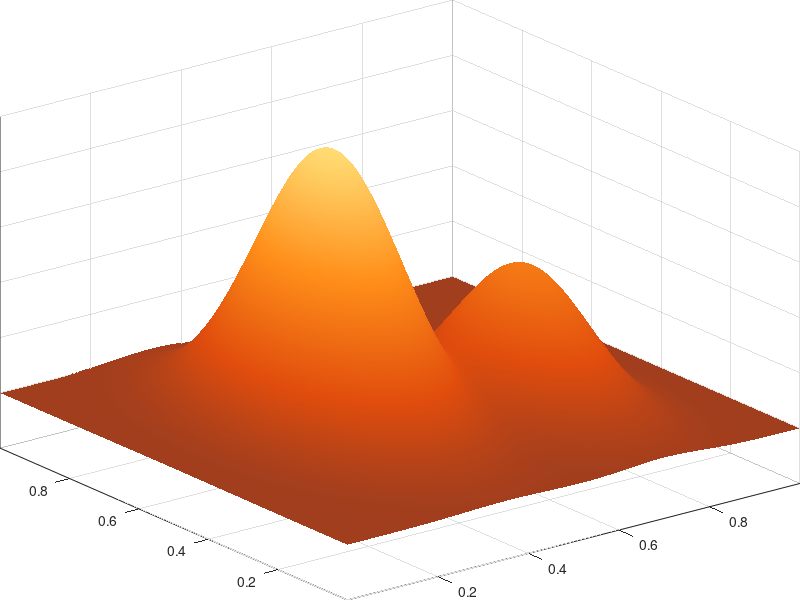

Reproduce this figure in MATLAB. (Note: this script raises an error after producing the figure.)
function make_icon(outFile)
%MAKE_ICON Builds media/icon.png (256x256, transparent corners).
%   Step 1 renders a glossy MATLAB-style surface with MATLAB graphics (an original surface with two peaks,
%   deliberately not the MathWorks membrane logo). Step 2 post-processes it: the surface on a transparent
%   background (no tile, like MATLAB's own logo) and the vinyl record (this extension's symbol) on top. Everything is drawn at 4x and
%   averaged down, for smooth edges. Base MATLAB only.
%   Run from the repository root:  matlab -batch "addpath('scripts/icon'); make_icon('media/icon.png')"
if nargin < 1, outFile = fullfile('media', 'icon.png'); end
S = 1024;                                   % working size (4x the 256 px icon)
[srf, srfA] = renderSurface(900);
img = zeros(S, S, 3); alpha = zeros(S, S); % premultiplied RGB + alpha; no background (transparent)
[img, alpha] = placeLayer(img, alpha, srf, srfA, [470 470], 940, 800);
[img, alpha] = drawVinyl(img, alpha, 790, 790, 190);
[rgb, a] = shrink(img, alpha, 4);
imwrite(rgb, outFile, 'Alpha', a);
fprintf('wrote %s (%dx%d)\n', outFile, size(rgb, 2), size(rgb, 1));
end

% ---- step 1: the surface, with MATLAB graphics ----

function [rgb, a] = renderSurface(px)
% Rendered on black and on white; the difference gives the exact transparency (also of the anti-aliased edge).
[x, y] = meshgrid(linspace(0, 1, 241));
g = @(cx, cy, sx, sy) exp(-((x - cx).^2 / sx + (y - cy).^2 / sy));
z = 1.00 * g(0.36, 0.52, 0.020, 0.060) ...    % the tall peak
  + 0.50 * g(0.70, 0.40, 0.015, 0.050) ...    % a smaller one
  - 0.12 * g(0.55, 0.75, 0.015, 0.050);       % a shallow dip
f = figure('Visible', 'off', 'Units', 'pixels', 'Position', [0 0 px px], 'Color', 'k');
ax = axes(f, 'Position', [0 0 1 1], 'Color', 'none');
s = surf(ax, x, y, z, 'EdgeColor', 'none', 'FaceColor', 'interp', 'FaceLighting', 'gouraud');
colormap(ax, heat(256));
clim(ax, [0 1.0]);
axis(ax, 'off');
set(ax, 'DataAspectRatio', [1 1 0.85]);
view(ax, -32, 26);
material(s, [0.45 0.75 0.9 12 0.6]);         % ambient, diffuse, specular, exponent, specular colour: glossy
light(ax, 'Position', [-1.0 0.6 1.4], 'Color', [1.00 0.88 0.75]);   % warm key light, upper left
light(ax, 'Position', [ 1.2 -1.0 0.25], 'Color', [0.25 0.45 1.00]); % blue rim light, low right
onBlack = shot(ax, [0 0 0]);
onWhite = shot(ax, [1 1 1]);
close(f);
a = 1 - mean(onWhite - onBlack, 3);
a = min(max(a, 0), 1);
rgb = onBlack;                              % on black, colour x alpha = premultiplied colour
end

function im = shot(ax, bg)
file = [tempname '.png'];
exportgraphics(ax, file, 'Resolution', 150, 'BackgroundColor', bg);
im = im2double(imread(file));
delete(file);
end

function m = heat(n)
% dark red -> red-orange -> orange -> warm yellow
% the flat sheet blue-grey (like MATLAB's plots), the peaks red-orange -> warm yellow
stops = [0.00 0.36 0.50 0.70
         0.06 0.62 0.24 0.12
         0.30 0.88 0.30 0.05
         0.65 1.00 0.56 0.10
         1.00 1.00 0.86 0.45];
t = linspace(0, 1, n)';
m = [interp1(stops(:,1), stops(:,2), t), interp1(stops(:,1), stops(:,3), t), interp1(stops(:,1), stops(:,4), t)];
end

% ---- step 2: post-processing ----

function [img, alpha] = placeLayer(img, alpha, rgb, a, centre, maxW, maxH)
% Crop the layer to what is visible, scale it to fit maxW x maxH, and composite it centred at centre ([x y]).
rows = find(any(a > 0.02, 2)); cols = find(any(a > 0.02, 1));
rgb = rgb(rows(1):rows(end), cols(1):cols(end), :); a = a(rows(1):rows(end), cols(1):cols(end));
k = min(maxW / size(a, 2), maxH / size(a, 1));
h = round(size(a, 1) * k); w = round(size(a, 2) * k);
[Xq, Yq] = meshgrid(linspace(1, size(a, 2), w), linspace(1, size(a, 1), h));
a2 = interp2(a, Xq, Yq, 'linear');
x0 = round(centre(1) - w / 2); y0 = round(centre(2) - h / 2);
ri = y0 + (1:h); ci = x0 + (1:w);
for c = 1:3
  layer = interp2(rgb(:,:,c), Xq, Yq, 'linear');            % premultiplied
  img(ri, ci, c) = layer + img(ri, ci, c) .* (1 - a2);
end
alpha(ri, ci) = a2 + alpha(ri, ci) .* (1 - a2);
end

function [img, alpha] = drawVinyl(img, alpha, cx, cy, R)
% The vinyl record: a transparent gap around it (cut out of the surface), a dark disc with grooves and a
% highlight, an orange label, and a see-through hole.
[X, Y] = meshgrid(1:size(img, 2), 1:size(img, 1));
d = hypot(X - cx, Y - cy);
gap = d <= R + 22;
img(repmat(gap, 1, 1, 3)) = 0; alpha(gap) = 0;
% dark disc, lighter towards the upper left
gd = hypot(X - (cx - 0.24 * R), Y - (cy - 0.36 * R)) / (1.6 * R);
light = hex('2b3037'); dark = hex('0c0e11');
disc = double(d <= R);
for c = 1:3
  col = light(c) + (dark(c) - light(c)) * min(gd, 1);
  img(:,:,c) = disc .* col + img(:,:,c) .* (1 - disc);
end
alpha = disc + alpha .* (1 - disc);
for rr = [19 16.8 14.6 12.4 10.4] / 21 * R  % grooves
  [img, alpha] = paint(img, alpha, abs(d - rr) <= 2.8, hex('3a3f47'));
end
% highlight arc, upper left
ang = atan2d(Y - cy, X - cx);
arc = abs(d - 17 / 21 * R) <= 6.5 & ang >= -150 & ang <= -105;
[img, alpha] = paint(img, alpha, arc, [1 1 1], 0.35);
% label and hole
[img, alpha] = paint(img, alpha, d <= 7.2 / 21 * R + 3.2, hex('c2410c'));
[img, alpha] = paint(img, alpha, d <= 7.2 / 21 * R - 3.2, hex('ff8c1a'));
hole = d <= 1.8 / 21 * R;
img(repmat(hole, 1, 1, 3)) = 0; alpha(hole) = 0;
end

function [img, alpha] = paint(img, alpha, mask, colour, opacity)
if nargin < 5, opacity = 1; end
m = double(mask) * opacity;
for c = 1:3
  img(:,:,c) = m * colour(c) + img(:,:,c) .* (1 - m);
end
alpha = m + alpha .* (1 - m);
end

function [rgb, a] = shrink(img, alpha, k)
% Average k x k blocks (premultiplied), then un-premultiply.
n = size(alpha, 1) / k;
blk = @(m) squeeze(mean(mean(reshape(m, k, n, k, n), 1), 3));
a = blk(alpha);
rgb = zeros(n, n, 3);
for c = 1:3
  rgb(:,:,c) = blk(img(:,:,c)) ./ max(a, eps);
end
rgb = min(max(rgb, 0), 1);
end

function c = hex(s)
c = double([hex2dec(s(1:2)) hex2dec(s(3:4)) hex2dec(s(5:6))]) / 255;
end
